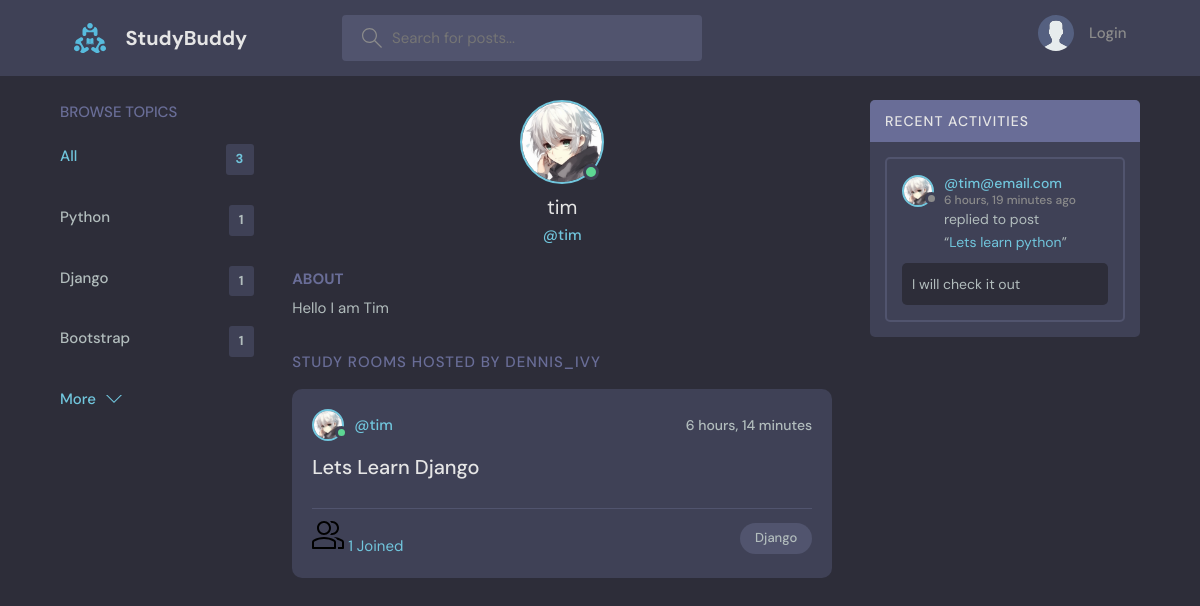
The app's page /profile/2/ with its own data.
### base/models.py (models this page shows, shortened)
class Topic(models.Model):
    name = models.CharField(max_length=200)

class User(AbstractUser):
    name = models.CharField(max_length=200, null=True)
    email = models.EmailField(unique=True)
    bio = models.TextField(null=True)
    USERNAME_FIELD = 'email'
    REQUIRED_FIELDS = []
    avatar = models.ImageField(null=True, default="avatar.svg")

class Room(models.Model):
    host = models.ForeignKey(User, on_delete=models.SET_NULL, null=True)
    topic = models.ForeignKey(Topic, on_delete=models.SET_NULL, null=True)
    name = models.CharField(max_length=200)
    description = models.TextField(null=True, blank=True)
    participants = models.ManyToManyField(
        User, related_name='participants', blank=True)
    updated = models.DateTimeField(auto_now=True)
    created = models.DateTimeField(auto_now_add=True)
    class Meta:
        ordering = ['-updated', '-created']
    def __str__(self) -> str:
        return self.name

class Message(models.Model):
    user = models.ForeignKey(User, on_delete=models.CASCADE)
    room = models.ForeignKey(Room, on_delete=models.CASCADE)
    body = models.TextField()
    updated = models.DateTimeField(auto_now=True)
    created = models.DateTimeField(auto_now_add=True)
    class Meta:
        ordering = ['-updated', '-created']

### base/views.py (the view)
# urls.py: path('profile/<str:pk>/', views.userProfile, name='user-profile'),
def userProfile(request, pk):
    user = User.objects.get(id=pk)
    rooms = user.room_set.all()
    room_messages = user.message_set.all()
    topics = Topic.objects.all()
    context = {'user': user, 'rooms': rooms,
               'room_messages': room_messages, 'topics': topics}
    return render(request, 'base/profile.html', context)

### base/templates/base/profile.html (shortened to what this page needs)
{% extends 'main.html' %}
{% block content %}
  <main class="profile-page layout layout--3">
    <div class="container">
      {% include 'base/topics_component.html'%}
      <div class="roomList">
        <div class="profile">
          <div class="profile__avatar">
            <div class="avatar avatar--large active">
              <img src="{{user.avatar.url}}" />
            </div>
          </div>
          <div class="profile__info">
            <h3>{{user.username}}</h3>
            <p>@{{user.username}}</p>
          </div>
          <div class="profile__about">
            <h3>About</h3>
            <p>
              {{user.bio}}
            </p>
          </div>
        </div>
        <div class="roomList__header">
          <div>
            <h2>Study Rooms Hosted by dennis_ivy</a>
            </h2>
          </div>
        </div>
        {% include 'base/feed_component.html'%}
      </div>
      {% include 'base/activity_component.html'%}
    </div>
  </main>
{% endblock content %}

### templates/main.html (shortened to what this page needs)
{% load static %}
<!DOCTYPE html>
<html lang="en">
  <head>
    <link rel="stylesheet" href="{%static 'styles/style.css'%}" />
  </head>
  <body>
    {% include 'navbar.html' %}
    {% block content %}
    {% endblock %}
  </body>
</html>

### templates/navbar.html (shortened to what this page needs)
{% load static %}
<header class="header header--loggedIn">
    <div class="container">
      <a href="{% url 'home' %}" class="header__logo">
        <img src="{% static 'images/logo.svg' %}" />
        <h1>StudyBuddy</h1>
      </a>
      <form class="header__search" method="GET" action="{% url 'home' %}">
        <label>
          <input name='q' placeholder="Search for posts..." />
        </label>
      </form>
      <nav class="header__menu">
        {%if request.user.is_authenticated %}
            <div class="header__user">
            <a href="{% url 'update-user' %}">
                <div class="avatar avatar--medium active">
                <img src="{{request.user.avatar.url}}" />
                </div>
                <p>{{request.user.username}} <span>@{{request.user.username}}</span></p>
            </a>
            <button class="dropdown-button">
                <svg version="1.1" xmlns="http://www.w3.org/2000/svg" width="32" height="32" viewBox="0 0 32 32">
                <title>chevron-down</title>
                <path d="M16 21l-13-13h-3l16 16 16-16h-3l-13 13z"></path>
                </svg>
            </button>
            </div>
        {% else %}
            <a href="{% url 'login' %}">
            <img src="{% static 'images/avatar.svg' %}" />
            <p>Login</p>
            </a>
        {% endif %}
      </nav>
    </div>
  </header>

### base/templates/base/topics_component.html
<div class="topics">
    <div class="topics__header">
      <h2>Browse Topics</h2>
    </div>
    <ul class="topics__list">
        <li>
            <a href="{% url 'home' %}" class="active">All <span>{{topics.count}}</span></a>
        </li>
        {% for topic in topics%}
            <li>
                <a href="{% url 'home' %}?q={{topic.name}}">{{topic.name}}<span>{{topic.room_set.all.count}}</span></a>
            </li>
        {% endfor %}
    </ul>
    <a class="btn btn--link" href="{% url 'topics' %}">
      More
      <svg version="1.1" xmlns="http://www.w3.org/2000/svg" width="32" height="32" viewBox="0 0 32 32">
        <title>chevron-down</title>
        <path d="M16 21l-13-13h-3l16 16 16-16h-3l-13 13z"></path>
      </svg>
    </a>
  </div>

### base/templates/base/feed_component.html (shortened to what this page needs)
{% for room in rooms %}
<div class="roomListRoom">
    <div class="roomListRoom__header">
      <a href="{% url 'user-profile' room.host.id %}" class="roomListRoom__author">
        <div class="avatar avatar--small active">
          <img src="{{room.host.avatar.url}}" />
        </div>
        <span>@{{room.host.username}}</span>
      </a>
      <div class="roomListRoom__actions">
        <span>{{room.created|timesince}}</span>
      </div>
    </div>
    <div class="roomListRoom__content">
      <a href="{% url 'room' room.id %}">{{room.name}}</a>
    </div>
    <div class="roomListRoom__meta">
      <a class="{% url 'room' room.id %}">
        {{room.participants.all.count}} Joined
      </a>
      <p class="roomListRoom__topic">{{room.topic.name}}</p>
    </div>
  </div>
{% endfor %}

### base/templates/base/activity_component.html (shortened to what this page needs)
<div class="activities">
    <div class="activities__header">
      <h2>Recent Activities</h2>
    </div>
    {% for message in room_messages %}
    <div class="activities__box">
      <div class="activities__boxHeader roomListRoom__header">
        <a href="{% url 'user-profile' message.user.id %}" class="roomListRoom__author">
          <div class="avatar avatar--small">
            <img src="{{message.user.avatar.url}}" />
          </div>
          <p>
            @{{message.user}}
            <span>{{message.created|timesince}} ago</span>
          </p>
        </a>
      </div>
      <div class="activities__boxContent">
        <p>replied to post <br> “<a href="{% url 'room' message.room.id %}">{{message.room}}</a>”</p>
        <div class="activities__boxRoomContent">
            {{message.body}}
        </div>
      </div>
    </div>
    {% endfor %}
  </div>

### records on screen
Topic: name "Python", room_set.all.count "1"
Topic: name "Django", room_set.all.count "1"
Topic: name "Bootstrap", room_set.all.count "1"
User: avatar (picture), username "tim", bio "Hello I am Tim"
Room: host.avatar (picture), host.username "tim", created "6 hours, 14 minutes", name "Lets Learn Django", participants.all.count "1", topic.name "Django"
Message: user.avatar (picture), user "tim@email.com", created "6 hours, 19 minutes", room "Lets learn python", body "I will check it out"

### other values on screen
{{ topics.count }} "3"
